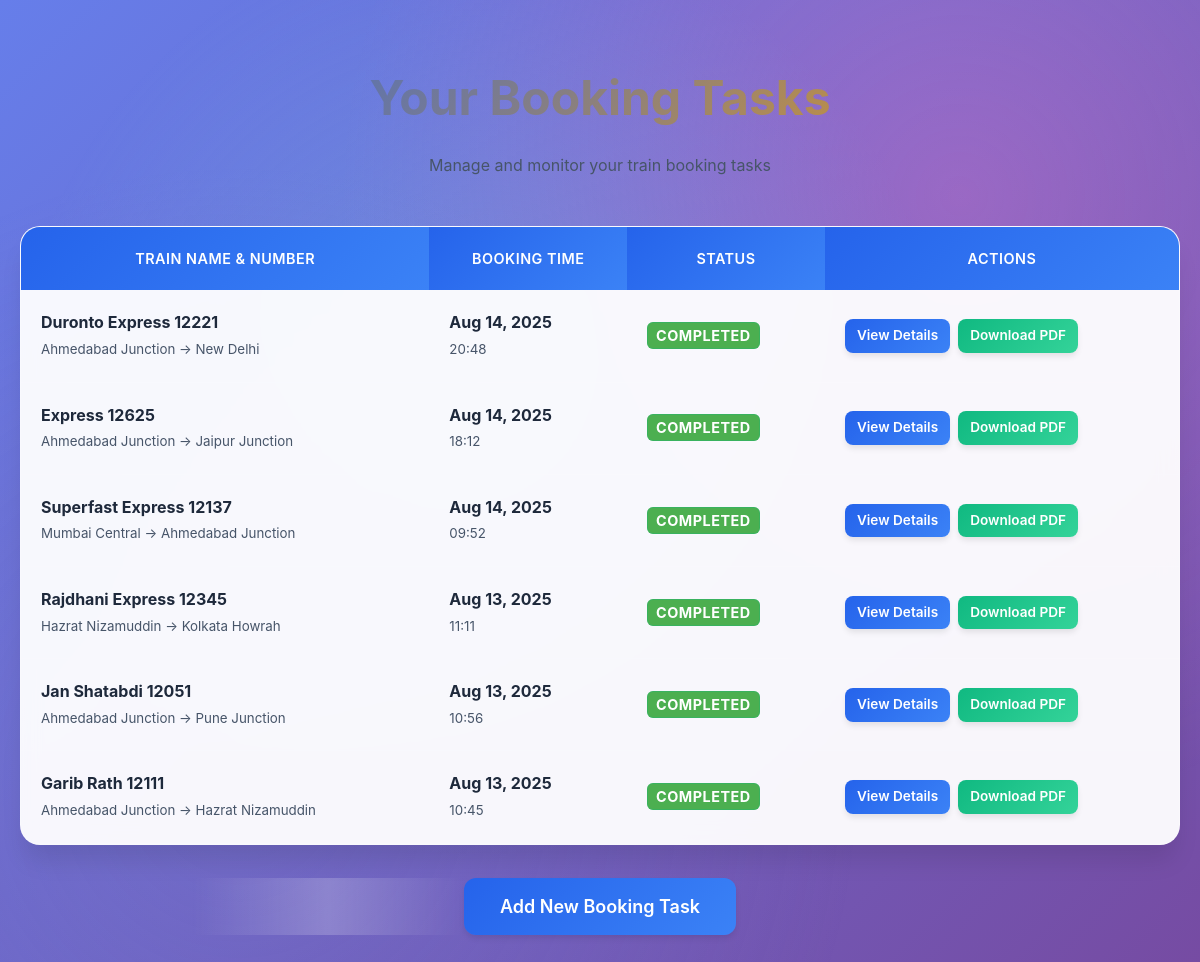
The app's page /dashboard/ (signed in), older data.
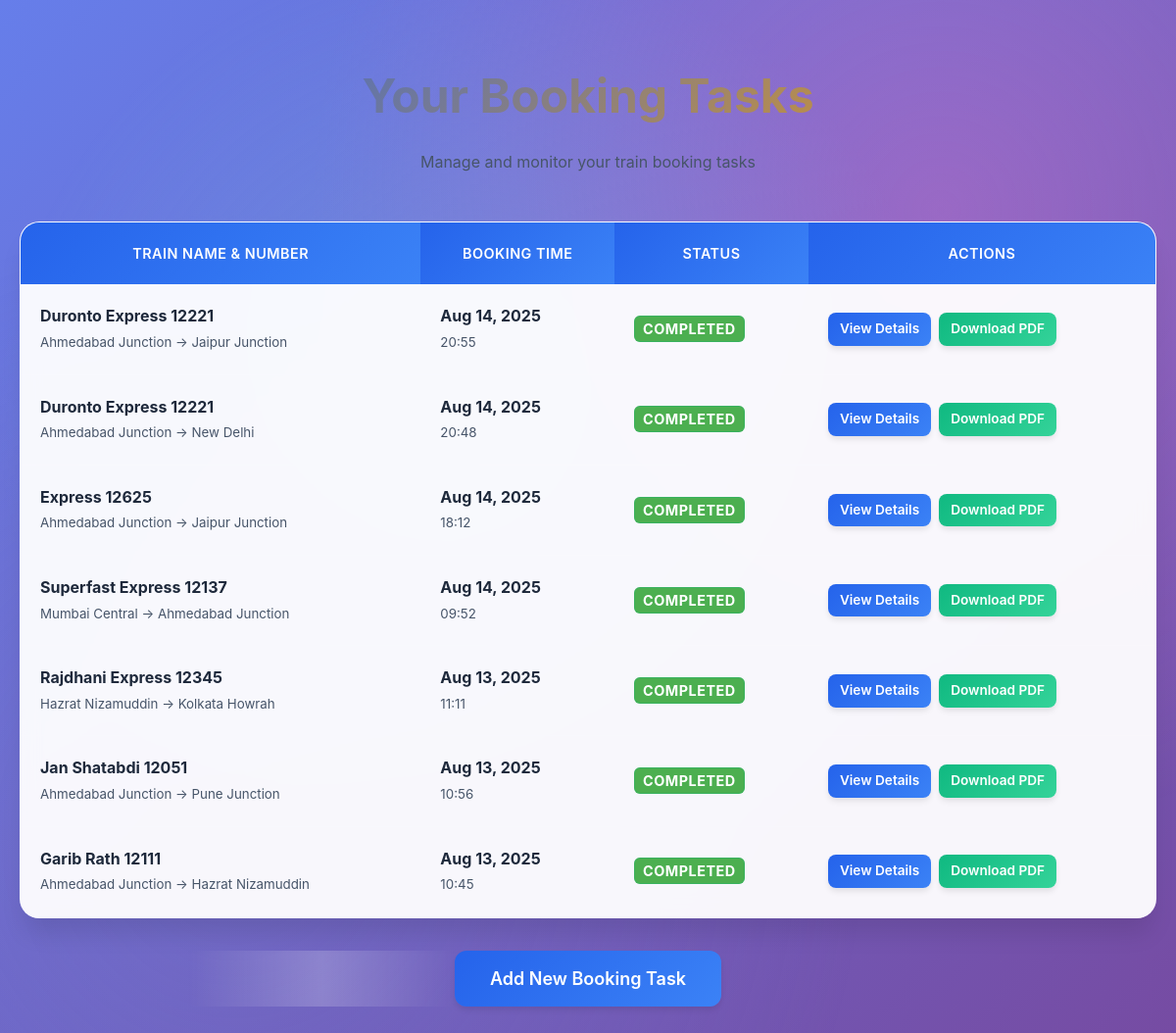
The same page, newer data.
### booking/models.py (models this page shows, shortened)
class Booking(models.Model):
    user = models.ForeignKey(User, on_delete=models.CASCADE)
    train_name_number = models.CharField(max_length=120, help_text="e.g., Rajdhani Express 12345", default="Unknown Train 00000")
    train_number = models.CharField(max_length=10, default="00000")
    train_name = models.CharField(max_length=100, default="Unknown Train")
    source_station = models.CharField(max_length=50, default="Unknown Source")
    destination_station = models.CharField(max_length=50, null=True, blank=True, default="Unknown Destination")
    journey_date = models.DateField(null=True, blank=True)
    booking_time = models.DateTimeField(null=True, blank=True)
    STATUS_CHOICES = [
        ('Scheduled', 'Scheduled'),
        ('Processing', 'Processing'),
        ('Completed', 'Completed'),
        ('Failed', 'Failed')
    ]
    status = models.CharField(max_length=20, choices=STATUS_CHOICES, default='Scheduled')
    pnr_number = models.CharField(max_length=12, blank=True, null=True)
    seat_number = models.CharField(max_length=10, blank=True, null=True)
    coach_number = models.CharField(max_length=5, blank=True, null=True)
    class_type = models.CharField(
        max_length=20,
        choices=[
            ('SL', 'Sleeper'),
            ('3A', '3rd AC'),
            ('2A', '2nd AC'),
            ('1A', '1st AC')
        ],
        default='SL'
    )
    ticket_pdf = models.FileField(upload_to="tickets/", blank=True, null=True)
    ticket_pdf_url = models.URLField(blank=True, null=True)
    auto_delete_enabled = models.BooleanField(default=True)
    retention_days = models.PositiveIntegerField(default=30)
    deleted_at = models.DateTimeField(null=True, blank=True)

### booking/views.py (the view)
# urls.py: path('', views.dashboard, name='dashboard'),
@login_required
def dashboard(request):
    tasks = Booking.objects.filter(user=request.user).order_by('-booking_time')
    return render(request, 'booking/dashboard.html', {'tasks': tasks})

### booking/templates/booking/dashboard.html (shortened to what this page needs)
{% load static %}
<!DOCTYPE html>
<html>
<head>
    <link rel="stylesheet" href="{% static 'booking/enhanced.css' %}">
    <link rel="stylesheet" href="{% static 'booking/status.css' %}">
</head>
<body>
    <div class="dashboard-container">
        <div class="dashboard-header">
            <h2>Your Booking Tasks</h2>
            <p style="color: var(--text-secondary); margin-bottom: 2rem;">
                Manage and monitor your train booking tasks
            </p>
        </div>
        <div class="table-container">
            <table>
                <thead>
                    <tr>
                        <th>Train Name & Number</th>
                        <th>Booking Time</th>
                        <th>Status</th>
                        <th>Actions</th>
                    </tr>
                </thead>
                <tbody>
                    {% for task in tasks %}
                    <tr>
                        <td>
                            <strong>{{ task.train_name_number }}</strong>
                            <br>
                            <small style="color: var(--text-secondary);">
                                {{ task.source_station }} → {{ task.destination_station }}
                            </small>
                        </td>
                        <td>
                            <strong>{{ task.booking_time|date:"M d, Y" }}</strong>
                            <br>
                            <small style="color: var(--text-secondary);">
                                {{ task.booking_time|time:"H:i" }}
                            </small>
                        </td>
                        <td>
                            <span class="status-badge status-{{ task.status|lower }}">
                                {{ task.status }}
                            </span>
                        </td>
                    <td>
                        <div class="action-buttons">
                            <a href="{% url 'task_detail' task.id %}" class="btn btn-sm btn-primary">
                                View Details
                            </a>
                            {% if task.ticket_pdf %}
                            <a href="{{ task.ticket_pdf.url }}" target="_blank" class="btn btn-sm btn-success" download>
                                Download PDF
                            </a>
                            {% elif task.ticket_pdf_url %}
                            <a href="{{ task.ticket_pdf_url }}" target="_blank" class="btn btn-sm btn-success" download>
                                Download PDF
                            </a>
                            {% endif %}
                        </div>
                    </td>
                    </tr>
                    {% endfor %}
                </tbody>
            </table>
        </div>
        <div style="text-align: center; margin-top: 3rem;">
            <a href="{% url 'add_task' %}" class="btn btn-lg btn-primary">
                Add New Booking Task
            </a>
        </div>
    </div>
</body>
</html>

Row changes from the older to the newer data that the page shows:
added Booking: train_name_number "Duronto Express 12221", source_station "Ahmedabad Junction", destination_station "Jaipur Junction", booking_time "Aug 14, 2025", booking_time "20:55", status "COMPLETED"
